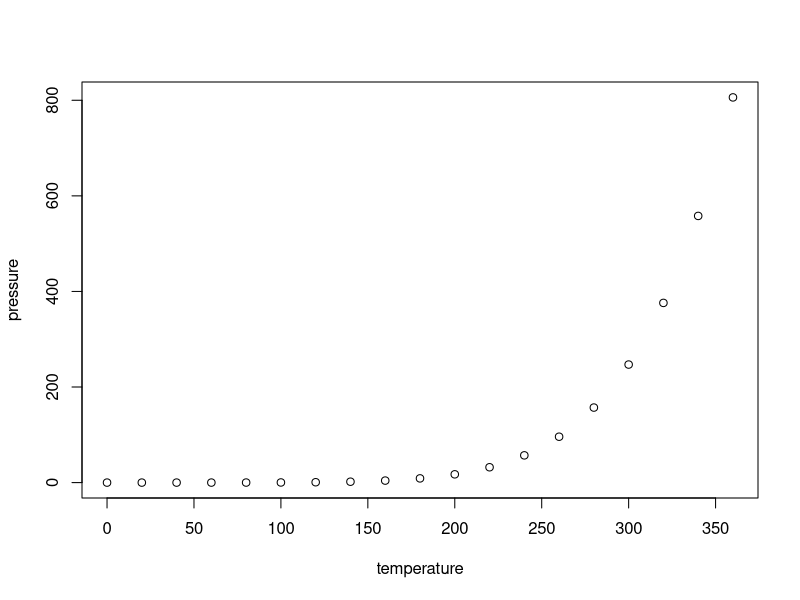
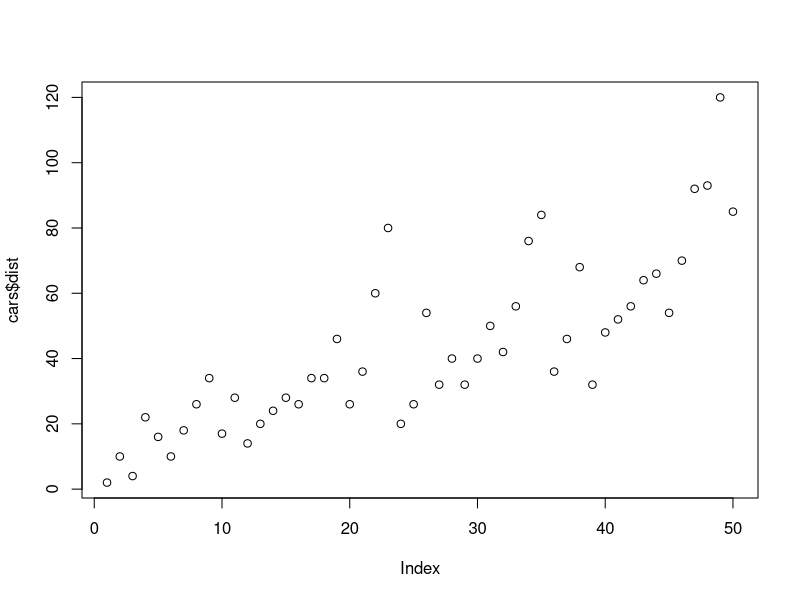

Generate these figures, in order, with R:
## ---- chunk 1
knitr::opts_chunk$set(echo = FALSE)

# Learn more about creating blogs with Distill at:
# https://rstudio.github.io/distill/blog.html

## ---- chunk 2
summary(cars)
## ---- chunk 3
plot(pressure)
plot(cars$dist)
